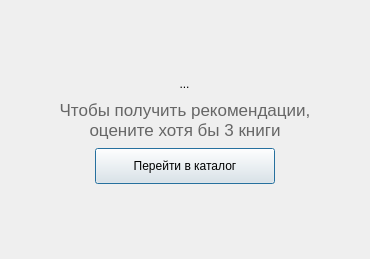
              <widget class="QWidget" name="pageEmpty">
               <property name="sizePolicy">
                <sizepolicy hsizetype="Expanding" vsizetype="Expanding">
                 <horstretch>0</horstretch>
                 <verstretch>0</verstretch>
                </sizepolicy>
               </property>
               <layout class="QVBoxLayout" name="verticalLayout_16">
                <item>
                 <layout class="QVBoxLayout" name="emptyVBox" stretch="0,0,1,1,0">
                  <property name="spacing">
                   <number>8</number>
                  </property>
                  <property name="leftMargin">
                   <number>24</number>
                  </property>
                  <property name="topMargin">
                   <number>24</number>
                  </property>
                  <property name="rightMargin">
                   <number>24</number>
                  </property>
                  <property name="bottomMargin">
                   <number>24</number>
                  </property>
                  <item>
                   <spacer name="spacerTop">
                    <property name="orientation">
                     <enum>Qt::Vertical</enum>
                    </property>
                    <property name="sizeHint" stdset="0">
                     <size>
                      <width>20</width>
                      <height>40</height>
                     </size>
                    </property>
                   </spacer>
                  </item>
                  <item alignment="Qt::AlignHCenter">
                   <widget class="QToolButton" name="icoEmpty">
                    <property name="enabled">
                     <bool>true</bool>
                    </property>
                    <property name="focusPolicy">
                     <enum>Qt::NoFocus</enum>
                    </property>
                    <property name="styleSheet">
                     <string notr="true">QToolButton#icoEmpty {
    border: none;
    background: transparent;
}
QToolButton#icoEmpty:hover,
QToolButton#icoEmpty:pressed,
QToolButton#icoEmpty:focus {
    background: transparent;
}
</string>
                    </property>
                    <property name="text">
                     <string>...</string>
                    </property>
                    <property name="icon">
                     <iconset>
                      <normaloff>:/icons/icons/star.svg</normaloff>:/icons/icons/star.svg</iconset>
                    </property>
                    <property name="iconSize">
                     <size>
                      <width>96</width>
                      <height>96</height>
                     </size>
                    </property>
                    <property name="checkable">
                     <bool>false</bool>
                    </property>
                    <property name="autoRaise">
                     <bool>true</bool>
                    </property>
                   </widget>
                  </item>
                  <item alignment="Qt::AlignHCenter">
                   <widget class="QLabel" name="lblEmpty">
                    <property name="sizePolicy">
                     <sizepolicy hsizetype="Preferred" vsizetype="Fixed">
                      <horstretch>0</horstretch>
                      <verstretch>0</verstretch>
                     </sizepolicy>
                    </property>
                    <property name="minimumSize">
                     <size>
                      <width>300</width>
                      <height>0</height>
                     </size>
                    </property>
                    <property name="maximumSize">
                     <size>
                      <width>440</width>
                      <height>16777215</height>
                     </size>
                    </property>
                    <property name="font">
                     <font>
                      <pointsize>13</pointsize>
                     </font>
                    </property>
                    <property name="accessibleName">
                     <string>Подсказка пустого состояния</string>
                    </property>
                    <property name="styleSheet">
                     <string notr="true">color: #666</string>
                    </property>
                    <property name="text">
                     <string>Чтобы получить рекомендации, оцените хотя бы 3 книги</string>
                    </property>
                    <property name="alignment">
                     <set>Qt::AlignCenter</set>
                    </property>
                    <property name="wordWrap">
                     <bool>true</bool>
                    </property>
                   </widget>
                  </item>
                  <item alignment="Qt::AlignHCenter">
                   <widget class="QPushButton" name="btnGoCatalog">
                    <property name="sizePolicy">
                     <sizepolicy hsizetype="Fixed" vsizetype="Fixed">
                      <horstretch>0</horstretch>
                      <verstretch>0</verstretch>
                     </sizepolicy>
                    </property>
                    <property name="minimumSize">
                     <size>
                      <width>180</width>
                      <height>36</height>
                     </size>
                    </property>
                    <property name="toolTip">
                     <string>Открыть список книг для выставления оценок</string>
                    </property>
                    <property name="accessibleName">
                     <string>Кнопка перехода к каталогу</string>
                    </property>
                    <property name="text">
                     <string>Перейти в каталог</string>
                    </property>
                    <property name="icon">
                     <iconset>
                      <normaloff>:/icons/icons/cataloge.svg</normaloff>:/icons/icons/cataloge.svg</iconset>
                    </property>
                    <property name="default">
                     <bool>true</bool>
                    </property>
                   </widget>
                  </item>
                  <item>
                   <spacer name="spacerBottom">
                    <property name="orientation">
                     <enum>Qt::Vertical</enum>
                    </property>
                    <property name="sizeHint" stdset="0">
                     <size>
                      <width>20</width>
                      <height>40</height>
                     </size>
                    </property>
                   </spacer>
                  </item>
                 </layout>
                </item>
               </layout>
              </widget>
